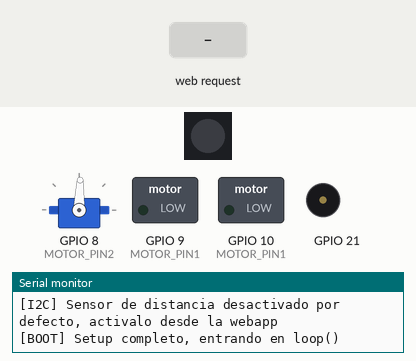
The sketch below on a simulated ESP32-C3. On the bench: 1 RGB LEDs in strip order, left to right, servo, switched loads named in the sketch (green lamp = pin HIGH), buzzer (waves = sounding), the last lines printed to the serial monitor. Inputs (shaded band) come from the test bench. WiFi joins after 1.5 s; servers stay silent unless stated; servo pulses on a pin are drawn as a servo (544–2400 µs = 0–180°).

Above: at 2.9 s.
3.0 s: HTTP request GET /pixel?on=1 received
At 3.9 s:
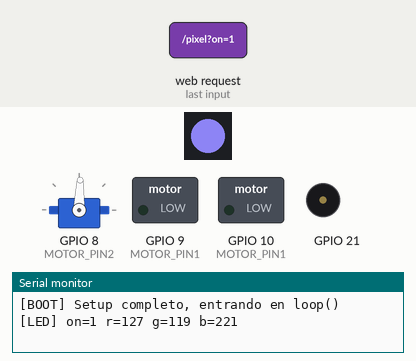
4.5 s: HTTP request GET /motor?dir=left received
At 5.1 s:
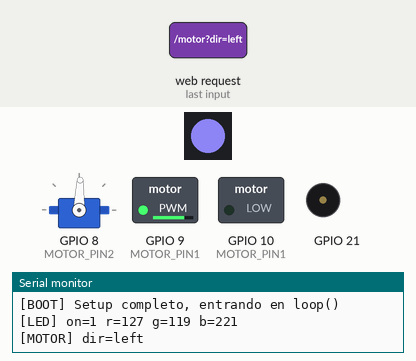
6.9 s: HTTP request GET /motor?dir=right received
At 7.6 s:
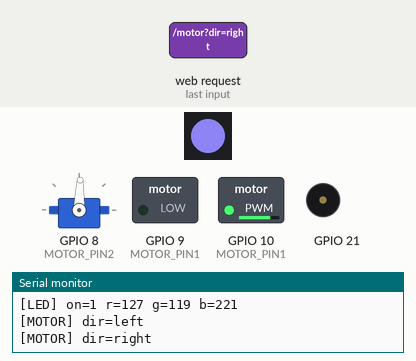
9.3 s: HTTP request GET /buzzer received
At 10.2 s:
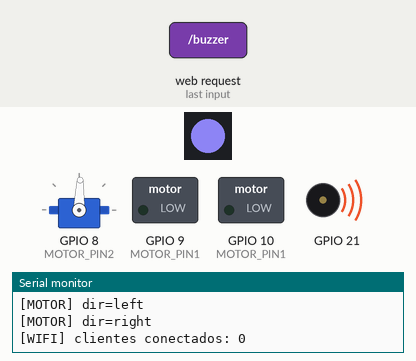
12.3 s: HTTP request GET /buzzer?dir=1&on=1&color=1 received
At 15.0 s:
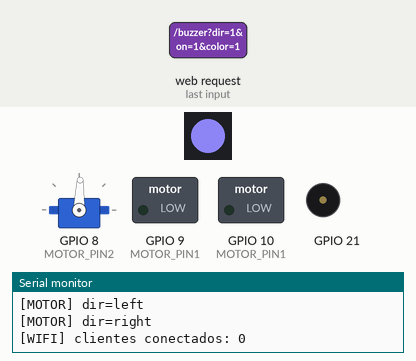
15.3 s: HTTP request GET /buzzer?dir=120&on=120&color=120 received
At 15.45 s:
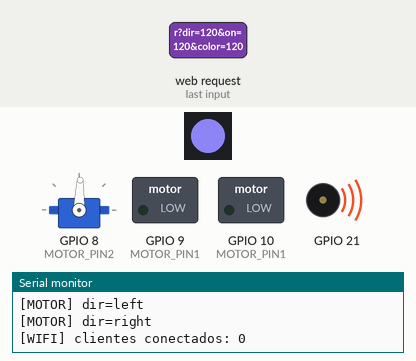
Timing chart, 0 to 18.8 s (numbered marks = the images above; inputs shaded):
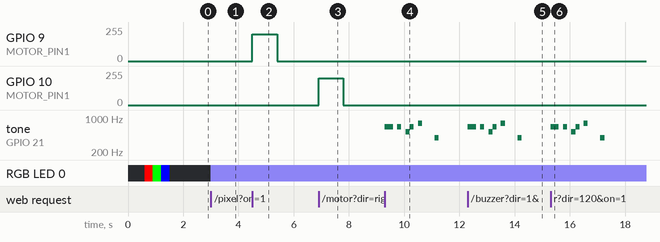

Measured:
- after the input at 3.0 s, RGB LED 0: off → RGB(127, 119, 221) at once
- after the input at 4.5 s, GPIO 9 (MOTOR_PIN1): 0/255 → 199/255 at once, → 0/255 0.90 s later
- after the input at 6.9 s, GPIO 10 (MOTOR_PIN1): 0/255 → 199/255 at once, → 0/255 0.90 s later
- after the input at 9.3 s, tone on GPIO 21: plays 660 Hz for 0.30 s, 660 Hz for 0.15 s, 523 Hz for 0.15 s, 660 Hz for 0.15 s, 784 Hz for 0.15 s, 392 Hz for 0.15 s, starting at once
- after the input at 12.3 s, tone on GPIO 21: plays 660 Hz for 0.30 s, 660 Hz for 0.15 s, 523 Hz for 0.15 s, 660 Hz for 0.15 s, 784 Hz for 0.15 s, 392 Hz for 0.15 s, starting at once
- after the input at 15.3 s, tone on GPIO 21: plays 660 Hz for 0.30 s, 660 Hz for 0.15 s, 523 Hz for 0.15 s, 660 Hz for 0.15 s, 784 Hz for 0.15 s, 392 Hz for 0.15 s, starting at once

The sketch:

cablebottt_web.ino
```cpp
// Librerias necesarias (Arduino Library Manager): Adafruit NeoPixel, Adafruit VL53L1X
// (el servo se controla por LEDC directo, ya no hace falta ESP32Servo)

#include <WiFi.h>
#include <WebServer.h>
#include <Wire.h>
#include <Adafruit_NeoPixel.h>
#include <Adafruit_VL53L1X.h>

#define LDR1_PIN D0
#define LDR2_PIN D1
#define NEOPIXEL_PIN D7
#define MOTOR_PIN1 D10
#define MOTOR_PIN2 D9
#define BUZZER_PIN D6
#define I2C_SDA_PIN D4
#define I2C_SCL_PIN D5
#define SERVO_PIN D8

#define NUM_PIXELS 1
#define MOTOR_STRENGTH 200

const char *AP_SSID = "CABLEBOTTT";
const char *AP_PASSWORD = "cablebottt";

WebServer server(80);
Adafruit_NeoPixel pixel(NUM_PIXELS, NEOPIXEL_PIN, NEO_GRB + NEO_KHZ800);
Adafruit_VL53L1X distanceSensor;

// PWM por canales LEDC EXPLICITOS para que motor y servo nunca compartan canal/timer.
// En el ESP32-C3 los canales se agrupan por timer de dos en dos (ch0-1 -> timer0,
// ch2-3 -> timer1, ch4-5 -> timer2). Ponemos los motores en el timer0 y el servo en el
// timer2, bien separados, y dejamos el timer1 libre para el tone() del zumbador.
#define MOTOR1_LEDC_CH 0
#define MOTOR2_LEDC_CH 1
#define SERVO_LEDC_CH 4
#define MOTOR_PWM_FREQ 20000  // 20 kHz: por encima del rango audible, sin pitido en el motor
#define MOTOR_PWM_RES 8       // duty 0-255

// Parametros del servo
#define SERVO_FREQ 50
#define SERVO_RES_BITS 14
#define SERVO_MIN_US 500
#define SERVO_MAX_US 2400
#define SERVO_PERIOD_US 20000

bool distanceSensorOK = false;
unsigned long lastDistanceAttempt = 0;
const unsigned long DISTANCE_RETRY_INTERVAL_MS = 5000;
int16_t lastDistanceMM = -1;

int motorDir = 0;  // -1 izquierda, 0 parado, 1 derecha
unsigned long lastMotorCommandTime = 0;
const unsigned long MOTOR_TIMEOUT_MS = 900;  // para el motor si no llega otro comando/latido a tiempo

bool distanceSensorEnabled = false;  // el sensor no viene conectado de serie: se activa desde la webapp

bool pixelOn = false;
uint8_t pixelR = 127, pixelG = 119, pixelB = 221;

int servoAngle = 90;

struct Note {
  int freq;
  int dur;
};
const Note marioTune[] = {
  { 660, 150 }, { 660, 150 }, { 0, 150 }, { 660, 150 }, { 0, 150 }, { 523, 150 }, { 660, 150 }, { 0, 150 }, { 784, 150 }, { 0, 450 }, { 392, 150 }
};
const int MARIO_TUNE_LENGTH = sizeof(marioTune) / sizeof(Note);
int marioIndex = -1;  // -1 = no esta sonando
unsigned long marioNoteStart = 0;

const char INDEX_HTML[] = R"rawliteral(
<!DOCTYPE html>
<html lang="es">
<head>
<meta charset="utf-8">
<meta name="viewport" content="width=device-width, initial-scale=1">
<title>cablebottt</title>
<style>
  body { font-family: -apple-system, sans-serif; background:#1c1c1e; color:#f2f2f2; margin:0; padding:16px; }
  h1 { font-size:18px; text-align:center; font-weight:500; margin:0 0 16px; }
  .card { background:#2c2c2e; border-radius:12px; padding:16px; margin-bottom:12px; }
  .label { font-size:13px; color:#9a9a9d; margin:0 0 10px; font-weight:500; }
  .row { display:grid; grid-template-columns:1fr 1fr; gap:10px; }
  button { font-size:14px; color:#f2f2f2; background:#3a3a3c; border:1px solid #48484a; border-radius:8px; padding:0; }
  .motor-btn { height:64px; touch-action:none; user-select:none; -webkit-user-select:none; -webkit-touch-callout:none; -webkit-tap-highlight-color:transparent; }
  .motor-btn.active { background:#0a84ff; }
  .full-btn { width:100%; height:44px; }
  .hint { font-size:11px; color:#77777a; text-align:center; margin:8px 0 0; }
  .pixel-header { display:flex; align-items:center; justify-content:space-between; margin-bottom:10px; }
  .pixel-header button { height:32px; padding:0 14px; }
  .color-row { display:flex; align-items:center; gap:10px; }
  input[type=color] { width:44px; height:36px; padding:2px; border:none; border-radius:8px; background:none; }
  .preview { flex:1; height:36px; border-radius:8px; border:1px solid #48484a; }
  .servo-header { display:flex; align-items:center; justify-content:space-between; margin-bottom:6px; }
  input[type=range] { width:100%; }
  .status-card { display:flex; align-items:center; justify-content:space-between; }
  .status-value { font-size:22px; font-weight:500; margin:4px 0 0; }
</style>
</head>
<body>
<h1>cablebottt</h1>

<div class="card">
  <p class="label">Motor</p>
  <div class="row">
    <button class="motor-btn" id="btnL">Izquierda</button>
    <button class="motor-btn" id="btnR">Derecha</button>
  </div>
  <p class="hint">Manten pulsado para mover, suelta para parar</p>
</div>

<div class="card">
  <div class="pixel-header">
    <p class="label" style="margin:0">Neopixel</p>
    <button id="pixelToggle">Encender</button>
  </div>
  <div class="color-row">
    <input type="color" id="pixelColor" value="#7f77dd">
    <div class="preview" id="pixelPreview" style="background:#7f77dd"></div>
  </div>
</div>

<div class="card">
  <p class="label">Zumbador</p>
  <button class="full-btn" id="btnBuzz">Reproducir melodia Mario</button>
</div>

<div class="card">
  <div class="servo-header">
    <p class="label" style="margin:0">Servo</p>
    <span id="servoOut">90 grados</span>
  </div>
  <input type="range" min="0" max="180" step="1" value="90" id="servoSlider">
</div>

<div class="card status-card">
  <div>
    <p class="label" style="margin:0">Distancia</p>
    <p class="status-value" id="distVal">--</p>
  </div>
  <button id="distToggle" data-on="0">Sensor: OFF</button>
</div>

<script>
let motorAbort = null;
function sendMotorCmd(dir) {
  if (motorAbort) motorAbort.abort();
  motorAbort = new AbortController();
  fetch('/motor?dir=' + dir, { signal: motorAbort.signal }).catch(() => {});
}
let motorInterval = null;
function startMotor(dir) {
  sendMotorCmd(dir);
  if (motorInterval) clearInterval(motorInterval);
  motorInterval = setInterval(() => sendMotorCmd(dir), 300);
}
function stopMotor() {
  if (motorInterval) { clearInterval(motorInterval); motorInterval = null; }
  sendMotorCmd('stop');
}

function bindMotorButton(el, dir) {
  let active = false;
  const start = (e) => {
    if (e.cancelable) e.preventDefault();  // evita scroll / click sintetico con retardo en movil
    if (active) return;
    active = true;
    el.classList.add('active');
    startMotor(dir);
  };
  const end = () => {
    if (!active) return;
    active = false;
    el.classList.remove('active');
    stopMotor();
  };
  // El "pulsar" se escucha en el boton; el "soltar" se escucha en toda la ventana,
  // asi se captura aunque el dedo se salga del boton antes de levantarlo.
  el.addEventListener('touchstart', start, { passive: false });
  el.addEventListener('mousedown', start);
  window.addEventListener('touchend', end);
  window.addEventListener('touchcancel', end);
  window.addEventListener('mouseup', end);
  window.addEventListener('blur', end);
}
bindMotorButton(document.getElementById('btnL'), 'left');
bindMotorButton(document.getElementById('btnR'), 'right');
document.addEventListener('visibilitychange', () => { if (document.hidden) stopMotor(); });

let pixelOn = false;
let lastPixelInteract = 0;
const pixelToggle = document.getElementById('pixelToggle');
const pixelColor = document.getElementById('pixelColor');
const pixelPreview = document.getElementById('pixelPreview');
function updatePixelLabel() {
  pixelToggle.textContent = pixelOn ? 'Apagar' : 'Encender';
}
function sendPixelState() {
  lastPixelInteract = Date.now();
  fetch('/pixel?on=' + (pixelOn ? '1' : '0') + '&color=' + encodeURIComponent(pixelColor.value.substring(1))).catch(() => {});
}
pixelToggle.addEventListener('click', () => {
  pixelOn = !pixelOn;
  updatePixelLabel();
  sendPixelState();
});
pixelColor.addEventListener('input', () => {
  pixelPreview.style.background = pixelColor.value;
  sendPixelState();
});

document.getElementById('btnBuzz').addEventListener('click', () => fetch('/buzzer'));

const servoSlider = document.getElementById('servoSlider');
const servoOut = document.getElementById('servoOut');
let servoSendTimer = null;
servoSlider.addEventListener('input', () => {
  servoOut.textContent = servoSlider.value + ' grados';
  if (servoSendTimer) clearTimeout(servoSendTimer);
  servoSendTimer = setTimeout(() => fetch('/servo?angle=' + servoSlider.value), 80);
});

const distVal = document.getElementById('distVal');
const distToggle = document.getElementById('distToggle');
distToggle.addEventListener('click', () => {
  const turningOn = distToggle.dataset.on !== '1';
  fetch('/distance/enabled?on=' + (turningOn ? '1' : '0'));
});
function pollStatus() {
  fetch('/status').then(r => r.json()).then(s => {
    // Reconciliar el boton del LED con el estado real del ESP32, salvo que el usuario
    // acabe de tocarlo (para no pisar su accion mientras la peticion esta en vuelo).
    if (Date.now() - lastPixelInteract > 1500 && pixelOn !== s.pixel_on) {
      pixelOn = s.pixel_on;
      updatePixelLabel();
    }
    distToggle.dataset.on = s.distance_enabled ? '1' : '0';
    distToggle.textContent = 'Sensor: ' + (s.distance_enabled ? 'ON' : 'OFF');
    if (!s.distance_enabled) {
      distVal.textContent = 'Desactivado';
    } else {
      distVal.textContent = s.distance_ok ? (s.distance_mm + ' mm') : 'Sensor no conectado';
    }
  }).catch(() => {});
}
setInterval(pollStatus, 1000);
pollStatus();
</script>
</body>
</html>
)rawliteral";

// Helpers de PWM con canal LEDC explicito (API distinta en core 2.x y 3.x).
// Asignar el canal a mano evita que el core reparta canales al azar y que motor y servo
// acaben compartiendo timer (era la causa de que mover el servo activara el motor).
void pwmAttach(uint8_t pin, uint32_t freq, uint8_t res, uint8_t ch) {
#if ESP_ARDUINO_VERSION_MAJOR >= 3
  ledcAttachChannel(pin, freq, res, ch);
#else
  ledcSetup(ch, freq, res);
  ledcAttachPin(pin, ch);
#endif
}

void pwmWrite(uint8_t pin, uint8_t ch, uint32_t duty) {
#if ESP_ARDUINO_VERSION_MAJOR >= 3
  ledcWrite(pin, duty);
#else
  ledcWrite(ch, duty);
#endif
}

void motorSetup() {
  pwmAttach(MOTOR_PIN1, MOTOR_PWM_FREQ, MOTOR_PWM_RES, MOTOR1_LEDC_CH);
  pwmAttach(MOTOR_PIN2, MOTOR_PWM_FREQ, MOTOR_PWM_RES, MOTOR2_LEDC_CH);
  pwmWrite(MOTOR_PIN1, MOTOR1_LEDC_CH, 0);
  pwmWrite(MOTOR_PIN2, MOTOR2_LEDC_CH, 0);
}

void servoSetup() {
  pwmAttach(SERVO_PIN, SERVO_FREQ, SERVO_RES_BITS, SERVO_LEDC_CH);
}

void servoWriteAngle(int angle) {
  angle = constrain(angle, 0, 180);
  uint32_t us = map(angle, 0, 180, SERVO_MIN_US, SERVO_MAX_US);
  uint32_t maxCount = (1UL << SERVO_RES_BITS);
  uint32_t duty = (uint32_t)(((uint64_t)us * maxCount) / SERVO_PERIOD_US);
  pwmWrite(SERVO_PIN, SERVO_LEDC_CH, duty);
}

void setMotor(int dir, int strength) {
  strength = constrain(strength, 0, 255);
  if (dir > 0) {
    pwmWrite(MOTOR_PIN2, MOTOR2_LEDC_CH, 0);
    pwmWrite(MOTOR_PIN1, MOTOR1_LEDC_CH, strength);
  } else if (dir < 0) {
    pwmWrite(MOTOR_PIN1, MOTOR1_LEDC_CH, 0);
    pwmWrite(MOTOR_PIN2, MOTOR2_LEDC_CH, strength);
  } else {
    pwmWrite(MOTOR_PIN1, MOTOR1_LEDC_CH, 0);
    pwmWrite(MOTOR_PIN2, MOTOR2_LEDC_CH, 0);
  }
}

void updateMotorSafety() {
  if (motorDir != 0 && millis() - lastMotorCommandTime > MOTOR_TIMEOUT_MS) {
    motorDir = 0;
    setMotor(0, 0);
  }
}

void pixelSelfTest() {
  const uint32_t testColors[] = { pixel.Color(255, 0, 0), pixel.Color(0, 255, 0), pixel.Color(0, 0, 255) };
  Serial.println("[LED] Autotest: rojo, verde, azul");
  for (int i = 0; i < 3; i++) {
    pixel.setPixelColor(0, testColors[i]);
    pixel.show();
    delay(300);
  }
  pixel.clear();
  pixel.show();
}

// Refresca el LED con el estado actual (sin logs). El WS2812 es "fire and forget": si un
// envio se corrompe por la actividad del WiFi, el LED se queda en un estado erroneo hasta el
// siguiente envio. Rerefrescar periodicamente hace que el color/on-off correcto se reimponga solo.
void refreshPixel() {
  if (pixelOn) {
    pixel.setPixelColor(0, pixel.Color(pixelR, pixelG, pixelB));
  } else {
    pixel.setPixelColor(0, 0);
  }
  pixel.show();
}

void applyPixel() {
  refreshPixel();
  Serial.print("[LED] on=");
  Serial.print(pixelOn);
  Serial.print(" r=");
  Serial.print(pixelR);
  Serial.print(" g=");
  Serial.print(pixelG);
  Serial.print(" b=");
  Serial.println(pixelB);
}

void startMarioNote(int idx) {
  marioIndex = idx;
  marioNoteStart = millis();
  int freq = marioTune[idx].freq;
  if (freq > 0) {
    tone(BUZZER_PIN, freq);
  } else {
    noTone(BUZZER_PIN);
  }
}

void updateMarioTune() {
  if (marioIndex < 0) return;
  if (millis() - marioNoteStart >= (unsigned long)marioTune[marioIndex].dur) {
    int next = marioIndex + 1;
    if (next >= MARIO_TUNE_LENGTH) {
      noTone(BUZZER_PIN);
      marioIndex = -1;
    } else {
      startMarioNote(next);
    }
  }
}

#define VL53L1X_I2C_ADDR 0x29

// El driver del VL53L1X tiene un bucle interno de espera sin limite dentro de begin() (espera a que
// el sensor marque "dato listo", y si no hay sensor eso no ocurre nunca). Por eso comprobamos primero
// con una transaccion I2C basica, que si respeta el timeout del bus, antes de llamar a begin().
bool isDistanceSensorPresent() {
  Wire.beginTransmission(VL53L1X_I2C_ADDR);
  return Wire.endTransmission() == 0;
}

void tryInitDistanceSensor() {
  Serial.println("[I2C] Comprobando presencia del sensor de distancia...");
  lastDistanceAttempt = millis();

  if (!isDistanceSensorPresent()) {
    distanceSensorOK = false;
    Serial.println("[I2C] Sensor no responde en el bus, se reintentara en 5s");
    return;
  }

  Serial.println("[I2C] Sensor presente, inicializando...");
  distanceSensorOK = distanceSensor.begin(VL53L1X_I2C_ADDR, &Wire);
  if (distanceSensorOK) {
    distanceSensor.startRanging();
    distanceSensor.setTimingBudget(50);
    Serial.println("[I2C] Sensor de distancia listo");
  } else {
    Serial.println("[I2C] El sensor respondio en el bus pero begin() fallo, se reintentara en 5s");
  }
}

void updateDistanceSensor() {
  if (!distanceSensorEnabled) return;

  unsigned long now = millis();
  if (!distanceSensorOK) {
    if (now - lastDistanceAttempt > DISTANCE_RETRY_INTERVAL_MS) {
      tryInitDistanceSensor();
    }
    return;
  }

  if (distanceSensor.dataReady()) {
    lastDistanceMM = distanceSensor.distance();
    distanceSensor.clearInterrupt();
  }
}

String pixelColorHex() {
  char buf[8];
  sprintf(buf, "#%02X%02X%02X", pixelR, pixelG, pixelB);
  return String(buf);
}

void handleRoot() {
  server.send(200, "text/html", INDEX_HTML);
}

void handleMotor() {
  if (!server.hasArg("dir")) {
    server.send(400, "text/plain", "falta dir");
    return;
  }
  String dir = server.arg("dir");
  lastMotorCommandTime = millis();
  if (dir == "left") {
    motorDir = -1;
  } else if (dir == "right") {
    motorDir = 1;
  } else {
    motorDir = 0;
  }
  setMotor(motorDir, MOTOR_STRENGTH);
  Serial.print("[MOTOR] dir=");
  Serial.println(dir);
  server.send(200, "text/plain", "ok");
}

void handleDistanceEnabled() {
  if (server.hasArg("on")) {
    distanceSensorEnabled = server.arg("on") == "1";
    Serial.print("[I2C] Sensor de distancia ");
    Serial.println(distanceSensorEnabled ? "activado" : "desactivado");
    if (!distanceSensorEnabled) {
      distanceSensorOK = false;
      lastDistanceMM = -1;
    } else {
      lastDistanceAttempt = 0;  // fuerza un intento de deteccion en el siguiente loop()
    }
  }
  server.send(200, "text/plain", "ok");
}

void handlePixel() {
  if (server.hasArg("on")) pixelOn = server.arg("on") == "1";
  if (server.hasArg("color")) {
    String hex = server.arg("color");
    if (hex.length() == 6) {
      long value = strtol(hex.c_str(), NULL, 16);
      pixelR = (value >> 16) & 0xFF;
      pixelG = (value >> 8) & 0xFF;
      pixelB = value & 0xFF;
    }
  }
  applyPixel();
  server.send(200, "text/plain", "ok");
}

void handleBuzzer() {
  startMarioNote(0);
  server.send(200, "text/plain", "ok");
}

void handleServo() {
  if (server.hasArg("angle")) {
    servoAngle = constrain(server.arg("angle").toInt(), 0, 180);
    servoWriteAngle(servoAngle);
    Serial.print("[SERVO] angulo=");
    Serial.println(servoAngle);
  }
  server.send(200, "text/plain", "ok");
}

void handleStatus() {
  String json = "{";
  json += "\"distance_ok\":" + String(distanceSensorOK ? "true" : "false") + ",";
  json += "\"distance_mm\":" + String(lastDistanceMM) + ",";
  json += "\"servo_angle\":" + String(servoAngle) + ",";
  json += "\"pixel_on\":" + String(pixelOn ? "true" : "false") + ",";
  json += "\"pixel_color\":\"" + pixelColorHex() + "\",";
  json += "\"distance_enabled\":" + String(distanceSensorEnabled ? "true" : "false");
  json += "}";
  server.send(200, "application/json", json);
}

void setupRoutes() {
  server.on("/", HTTP_GET, handleRoot);
  server.on("/motor", HTTP_GET, handleMotor);
  server.on("/pixel", HTTP_GET, handlePixel);
  server.on("/buzzer", HTTP_GET, handleBuzzer);
  server.on("/servo", HTTP_GET, handleServo);
  server.on("/status", HTTP_GET, handleStatus);
  server.on("/distance/enabled", HTTP_GET, handleDistanceEnabled);
  server.onNotFound([]() {
    server.send(404, "text/plain", "No encontrado");
  });
}

void setup() {
  // LO PRIMERO de todo: forzar los pines del motor a LOW antes de cualquier otra cosa.
  // En el ESP32-C3, D9 (GPIO9) es pin de strapping con pull-up interno durante el arranque,
  // asi que el driver puede ver "activo" y girar el motor unos segundos hasta que lo silenciamos.
  // Ponerlos a LOW aqui, antes del delay del serie y del WiFi, reduce ese giro al minimo posible.
  pinMode(MOTOR_PIN1, OUTPUT);
  pinMode(MOTOR_PIN2, OUTPUT);
  digitalWrite(MOTOR_PIN1, LOW);
  digitalWrite(MOTOR_PIN2, LOW);

  Serial.begin(115200);
  delay(600);  // margen para que enumere el USB-CDC del ESP32-C3 (motor ya esta en LOW)
  Serial.println();
  Serial.println("[BOOT] Iniciando cablebottt...");

  motorSetup();  // pasa los pines del motor a PWM (canales LEDC fijos) con duty 0
  Serial.println("[BOOT] Motor listo (D9/D10)");

  pixel.begin();
  pixelSelfTest();  // parpadeo rojo/verde/azul: si no se ve, el problema es libreria o hardware, no la webapp
  applyPixel();
  Serial.println("[BOOT] Neopixel listo (D7)");

  servoSetup();
  servoWriteAngle(servoAngle);
  Serial.println("[BOOT] Servo listo (D8)");

  // WiFi y servidor web se levantan ANTES de tocar el sensor I2C, para que el movil
  // pueda conectarse aunque el sensor de distancia tarde en detectarse o no este conectado.
  Serial.println("[BOOT] Iniciando WiFi AP...");
  WiFi.mode(WIFI_AP);                       // fija explicitamente el modo AP antes de arrancar
  delay(100);
  // canal 1, oculto=0, max 4 clientes. Se comprueba el valor de retorno.
  bool apOk = WiFi.softAP(AP_SSID, AP_PASSWORD, 1, 0, 4);
  delay(100);
  WiFi.setTxPower(WIFI_POWER_8_5dBm);       // baja la potencia TX: reduce picos de corriente que tumban la radio
  Serial.print("[BOOT] softAP() devolvio: ");
  Serial.println(apOk ? "OK" : "FALLO");
  Serial.print("[BOOT] SSID: ");
  Serial.print(AP_SSID);
  Serial.print("  IP: ");
  Serial.print(WiFi.softAPIP());
  Serial.print("  MAC: ");
  Serial.print(WiFi.softAPmacAddress());
  Serial.print("  canal: ");
  Serial.println(WiFi.channel());

  setupRoutes();
  server.begin();
  Serial.println("[BOOT] Servidor web iniciado");

  Wire.begin(I2C_SDA_PIN, I2C_SCL_PIN);
  Wire.setTimeOut(50);
  if (distanceSensorEnabled) {
    tryInitDistanceSensor();
  } else {
    Serial.println("[I2C] Sensor de distancia desactivado por defecto, activalo desde la webapp");
  }

  Serial.println("[BOOT] Setup completo, entrando en loop()");
}

unsigned long lastStaReport = 0;
unsigned long lastPixelRefresh = 0;
void loop() {
  server.handleClient();
  updateMotorSafety();
  updateMarioTune();
  updateDistanceSensor();

  // Reimpone el estado del LED cada 500 ms para corregir envios corrompidos por el WiFi.
  if (millis() - lastPixelRefresh > 500) {
    lastPixelRefresh = millis();
    refreshPixel();
  }

  if (millis() - lastStaReport > 10000) {
    lastStaReport = millis();
    Serial.print("[WIFI] clientes conectados: ");
    Serial.println(WiFi.softAPgetStationNum());
  }
}
```
